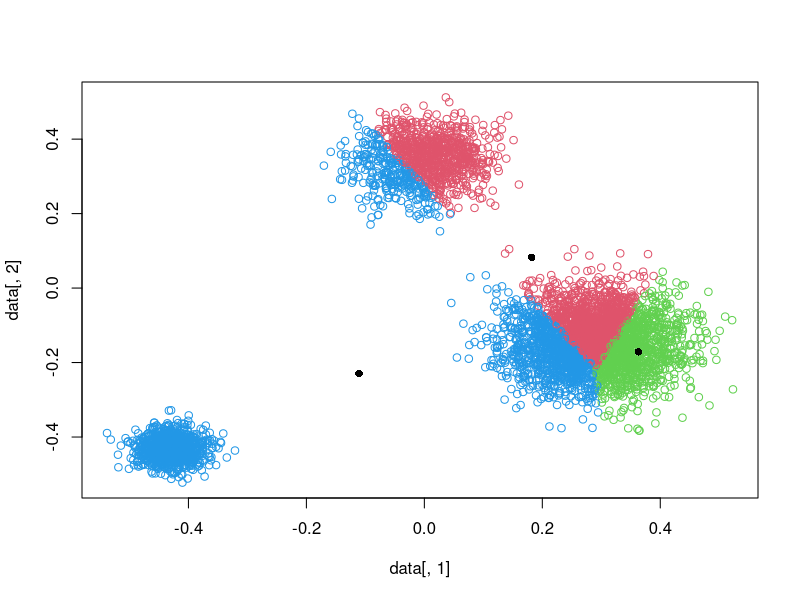
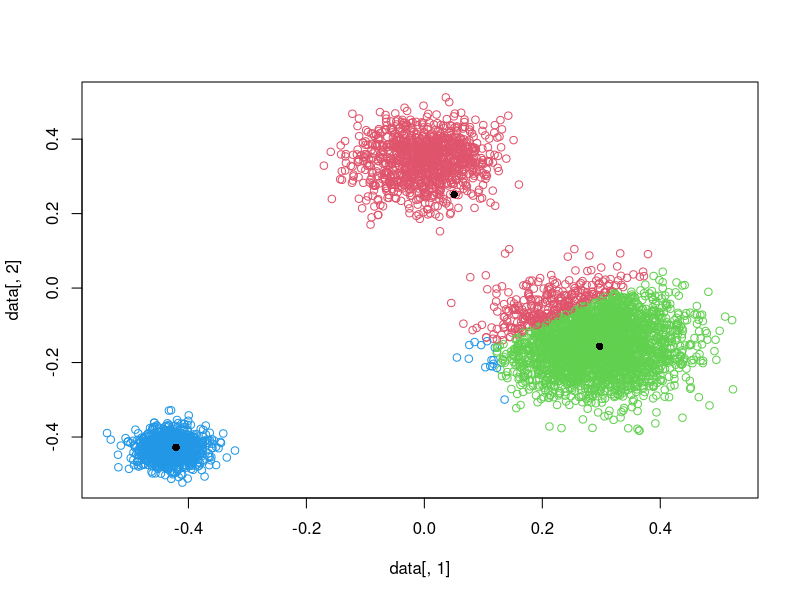
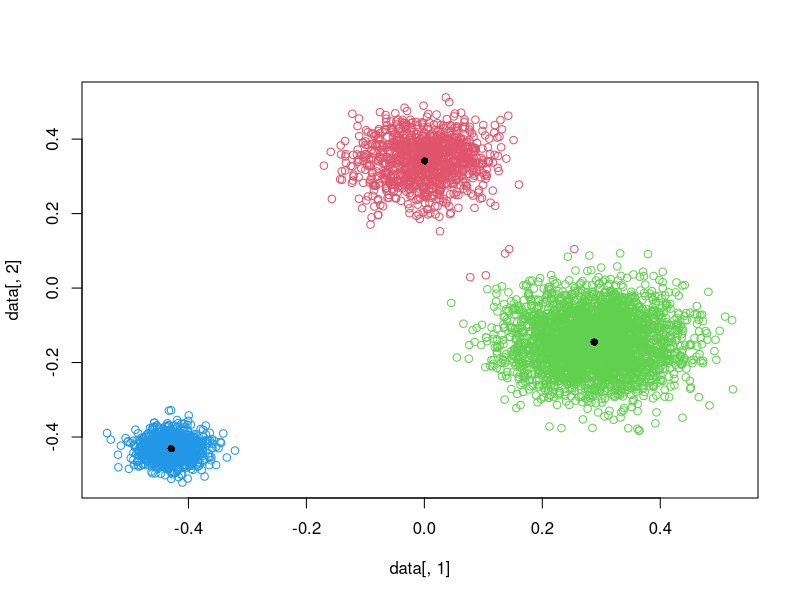
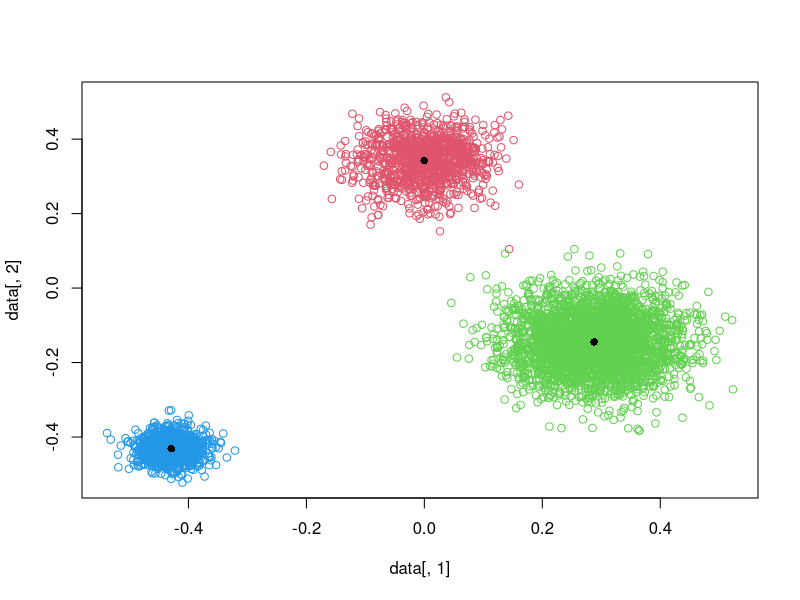
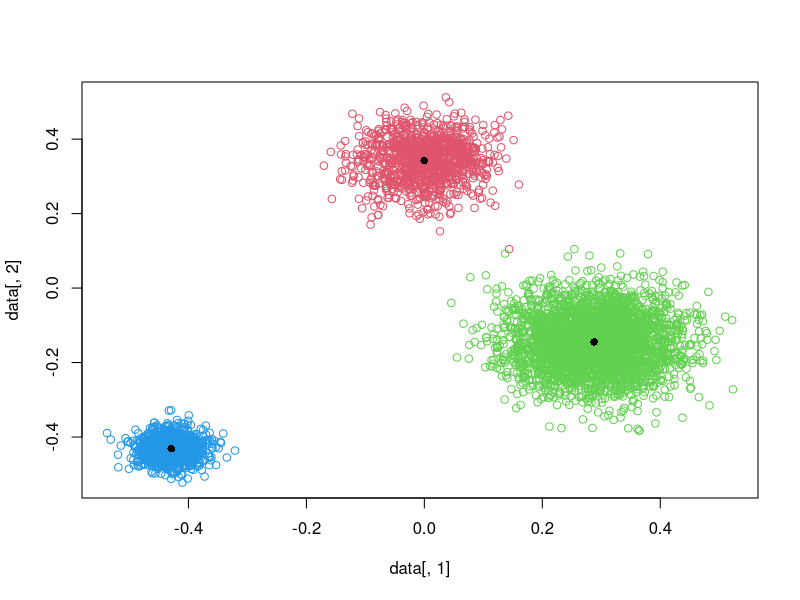
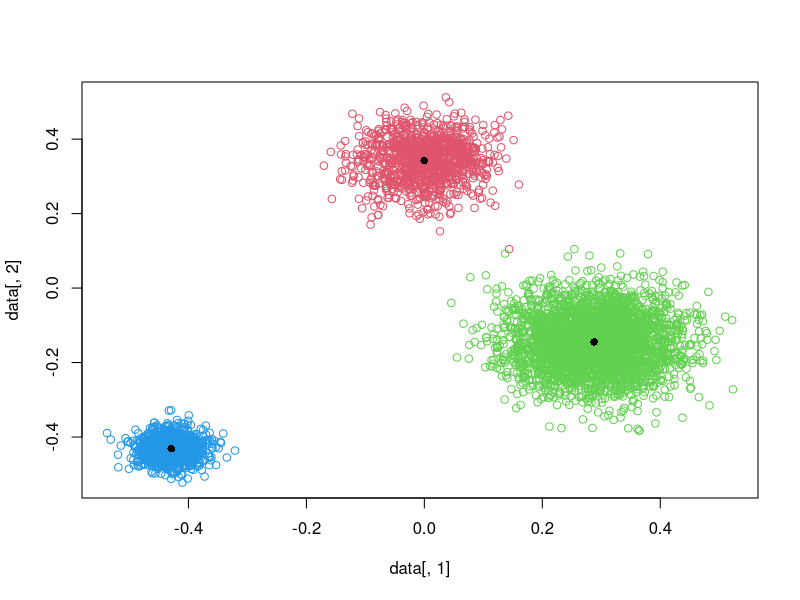
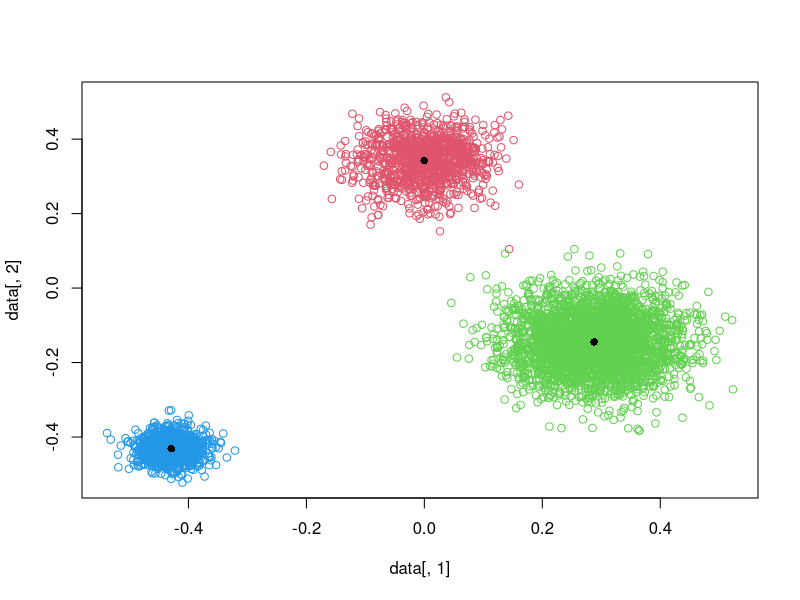
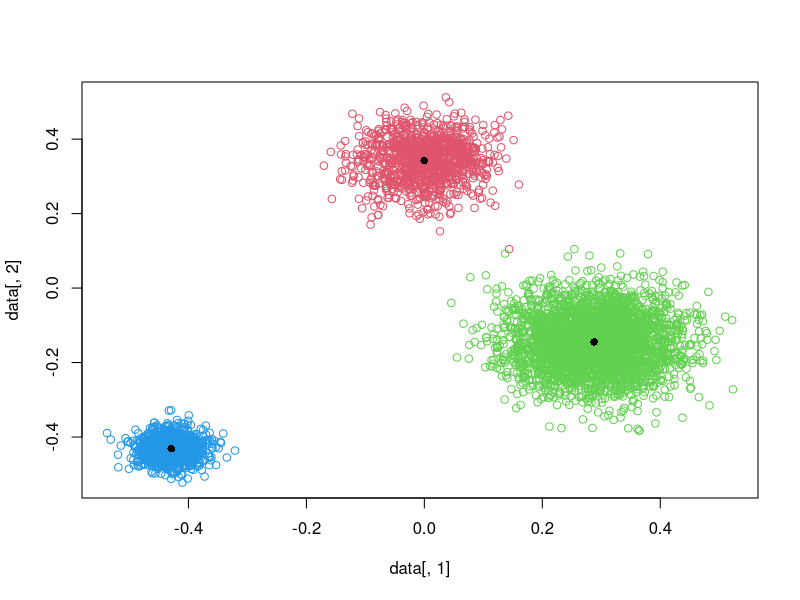

R code for these plots, in order:
#######################################################################
#############           Laplace  Function               ###############
#######################################################################
rlaplace = function(n,mu,sigma){
  U = runif(n,0,1)
  sign = ifelse(rbinom(n,1,.5)>.5,1,-1)     
  y = mu + sign*sigma/sqrt(2)*log(1-U)  
  y
}
epsilon = 10/6
lap <- rlaplace(1,0,((2*25)/epsilon)*((2*25)/epsilon))
#######################################################################
#############           Distance Function               ###############
#######################################################################
euclid <- function(points1, points2) {
  distanceMatrix <- matrix(NA, nrow=dim(points1)[1], ncol=dim(points2)[1])
  for(i in 1:nrow(points2)) {
    distanceMatrix[,i] <- sqrt(rowSums(t(t(points1)-points2[i,])^2))
  }
  distanceMatrix
}
#######################################################################
#################           My K-Means!               #################
#######################################################################
K_means <- function(x, centers, distFun, nItter) {
  clusterHistory <- vector(nItter, mode="list")
  centerHistory <- vector(nItter, mode="list")
  epsilon = 10/6
  lap <- rlaplace(1,0,((2*25)/epsilon)*((2*25)/epsilon))
  for(i in 1:nItter) {
    distsToCenters <- distFun(x, centers)
    clusters <- apply(distsToCenters, 1, which.min)
    centers <- apply(x, 2, tapply, clusters, mean)
    #xx = sapply(x, as.numeric)
    #cc = sapply(clusters, as.numeric)
    #sse <- apply(xx, 2, tapply, clusters, sum( (xx - mean )^2 ))
    permcenter = sapply(centers, as.numeric)
    perm_center <- matrix(permcenter, ncol=2, nrow=3)
    clusterHistory[[i]] <- clusters
    centerHistory[[i]] <- centers
    #sseHistory[[i]] <- sse
  }
  list(clusters=clusterHistory, centers=centerHistory)#, sse = sseHistory[[i]] <- sse )
}
#######################################################################
#################            Data From Dataset        #################
#######################################################################
data = as.matrix(read.csv("dataset.csv"))
test=data # A data.frame
ktest=as.matrix(test) # Turn into a matrix
centers <- ktest[sample(nrow(ktest), 3),]
res <- K_means(ktest, centers, euclid, 15)
#######################################################################
###############               PLOT to PDF             #################
#######################################################################
somePDFPath = "C:\\Users\\BRG_user\\Desktop\\MyProjects\\Privacy\\plot.pdf"
pdf(file=somePDFPath) 
lap = 0.15
for (i in seq(1,15))   
{   
  perm = as.vector(sapply(res$clusters[i], as.numeric))
  permcenter = sapply(res$centers[i], as.numeric)
  #lap_permcenter= permcenter +  lap
  perm_center <- matrix(permcenter, ncol=2, nrow=3)
  plot(data[,1], data[,2],col=perm+1)
  #perm_center[1,1] = perm_center[1,1] + lap
  #perm_center[1,2] = perm_center[1,2] + lap
  #perm_center[2,1] = perm_center[2,1] + lap
  #perm_center[2,2] = perm_center[2,2] + lap
  #perm_center[3,1] = perm_center[3,1] + lap
  #perm_center[3,2] = perm_center[3,2] + lap
  
  points(perm_center, pch=16)
} 
dev.off()
#######################################################################
#################              PLOT                   #################
#######################################################################
#perm = as.vector(sapply(res$clusters[1], as.numeric))
#plot(x, y,col=perm)
#points(res$center, pch=16)
#######################################################################
#################           Random Data               #################
#######################################################################
#y=rnorm(5,1.65)
#x=rnorm(5,1.15)
#data=cbind(x,y)
#test=data # A data.frame
#ktest=as.matrix(test) # Turn into a matrix
#centers <- ktest[sample(nrow(ktest), 3),] 
#res <- K_means(ktest, centers, euclid, 3)
